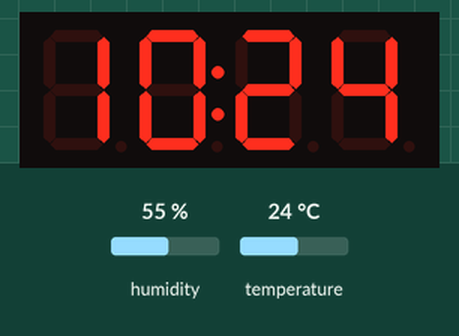
Recording of a program running on a simulated Raspberry Pi (BCM pin numbers). Parts: 4-digit seven-segment display. The inputs (shaded band) are chosen by the test bench; at power-on: humidity 55 %, temperature 24 °C. The clock reads 2024-03-15 10:24:30 at power-on unless the program sets it.

Above: at 0.6 s.
At 17.1 s:
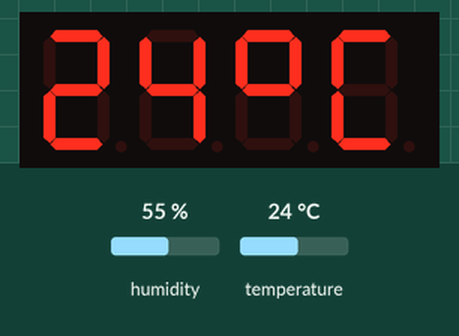
At 33.7 s:
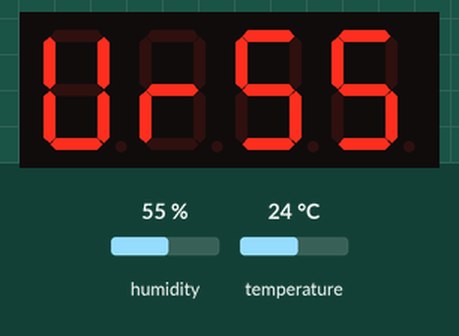
At 38.2 s:
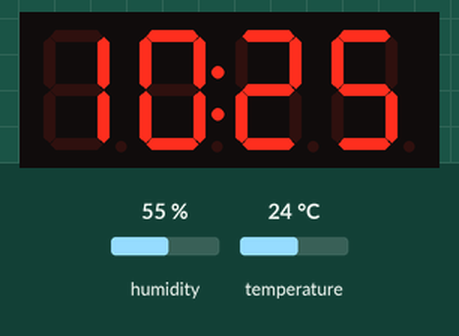

Measured:
- what the display in image 0 shows lasts 4.0 s, from 0.5 s to 4.5 s
- what the display in image 2 shows lasts 4.5 s, from 33.6 s to 38.1 s

The program:

Hum_Temp_TM1637.py
```python
## Stampa orario e valori di temperatura e umidità ad intervalli regolari sullo schermo

import Adafruit_DHT  # Libreria deprecata, clonata e installata da https://github.com/adafruit/Adafruit_Python_DHT
from time import strftime, sleep
from tm1637 import TM1637
import RPi.GPIO as GPIO  # Importa il modulo GPIO per pulire i pin

# Sensore DHT
DHT_SENSOR = Adafruit_DHT.DHT11  # Tipo di sensore DHT11
DHT_PIN = 4  # Pin indica il GPIO

# Definisci i pin del display
CLK_PIN = 1  # Sostituisci con il GPIO corretto
DIO_PIN = 0  # Sostituisci con il GPIO corretto

# Configura i pin GPIO
GPIO.setmode(GPIO.BCM)  # Usa la numerazione BCM
GPIO.setup(DHT_PIN, GPIO.IN)  # Imposta il pin del sensore DHT come INPUT
GPIO.setup(CLK_PIN, GPIO.OUT)  # Imposta il pin CLK del display come OUTPUT
GPIO.setup(DIO_PIN, GPIO.OUT)  # Imposta il pin DIO del display come OUTPUT

# Inizializza il display del modulo TM1637
display = TM1637(CLK_PIN, DIO_PIN)
display.brightness(4)  # Imposta la luminosità (valori tra 0 e 7)

# Definisci il tempo di attesa tra le letture
DELAY_SECONDS = 4  # 4 secondi

while True:
    try:
        # Ottieni l'ora e i minuti
        ora = int(strftime("%H"))  # Ottieni le ore in formato HH
        minuti = int(strftime("%M"))  # Ottieni i minuti in formato MM

        # Ottieni i valori di temperatura e umidità
        humidity, temp = Adafruit_DHT.read_retry(DHT_SENSOR, DHT_PIN)

        # Invia l'ora al display
        display.numbers(ora, minuti)  # Visualizza l'ora
        sleep(DELAY_SECONDS)

        # Invia la temperatura al display
        display.temperature(int(temp))  # Visualizza la temperatura
        sleep(DELAY_SECONDS)

        # Invia l'umidità al display
        display.number(int(humidity))  # Visualizza l'umidità
        display.write([0b00111110, 0b01010000])  # Visualizza Ur prima del valore
        sleep(DELAY_SECONDS)

    except RuntimeError as error:
        print(error.args[0])
        sleep(5.0)  # Aspetta 5 secondi in caso di errore
        continue
```
